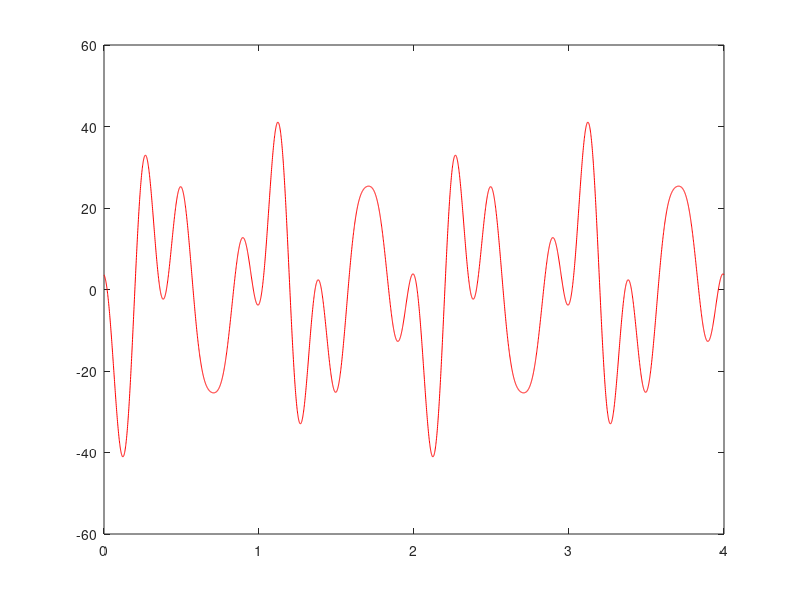

Recreate this plot in MATLAB. (Note: this script raises an error after producing the figure.)
Ta = 0.001;


% Alinea A
t = 0:Ta:4;
T = 2;

y = 20 * sin(3*pi*t - 2*pi/3) + 16*sin(7*pi*t + 2*pi/3) + 10*sin(9*pi*t + pi/4);

p = plot(t, y, 'r');
p(1).LineWidth = 2;

title('Alinea A');
xlabel('x');
ylabel('y');
axis([0 4 -50 50]);
legend("2 * sin(4 * pi * t)");


powerY = powerVector(y, Ta, T)
